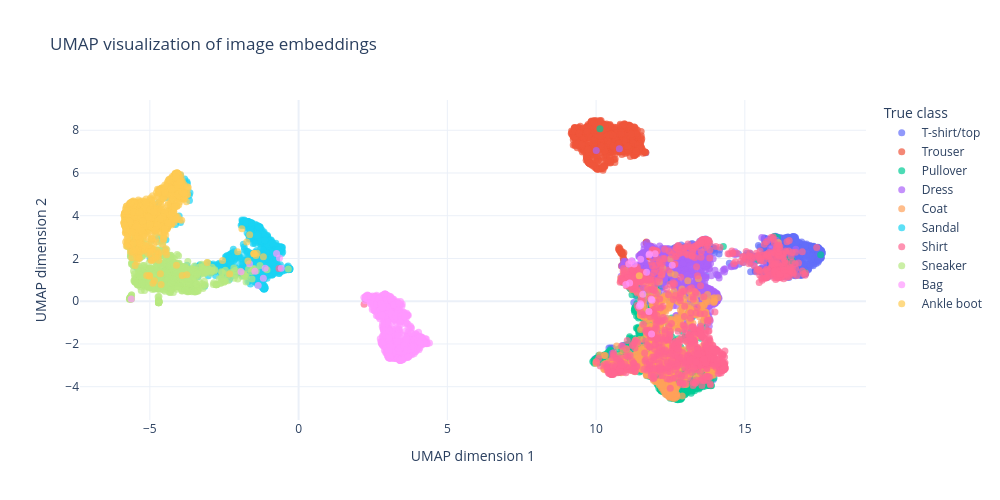

The code cell stored with this chart in its notebook:
### Code cell
import plotly.graph_objects as go

fig = go.Figure()

for class_idx, class_name in enumerate(CLASS_NAMES):
    class_mask = labels_np == class_idx

    fig.add_trace(
        go.Scatter(
            x=reduced_emb_dim[class_mask, 0],
            y=reduced_emb_dim[class_mask, 1],
            mode="markers",
            name=class_name,
            marker=dict(
                size=7,
                opacity=0.7
            )
        )
    )
fig.update_layout(
    title="UMAP visualization of image embeddings",
    xaxis_title="UMAP dimension 1",
    yaxis_title="UMAP dimension 2",
    width=1000,
    height=500,
    legend_title="True class",
    template="plotly_white"
)

fig.show()

### Figure 1 — Plotly figure (JSON) as saved in the notebook; plotly's stock layout.template omitted (floating-point values rounded to 4 significant figures; data arrays with more than 128 entries replaced by an {"elided": "..."} marker saying what was removed)
{"data": [{"marker": {"opacity": 0.7, "size": 7}, "mode": "markers", "name": "T-shirt/top", "type": "scatter", "x": {"elided": "1000 float values"}, "y": {"elided": "1000 float values"}}, {"marker": {"opacity": 0.7, "size": 7}, "mode": "markers", "name": "Trouser", "type": "scatter", "x": {"elided": "1000 float values"}, "y": {"elided": "1000 float values"}}, {"marker": {"opacity": 0.7, "size": 7}, "mode": "markers", "name": "Pullover", "type": "scatter", "x": {"elided": "1000 float values"}, "y": {"elided": "1000 float values"}}, {"marker": {"opacity": 0.7, "size": 7}, "mode": "markers", "name": "Dress", "type": "scatter", "x": {"elided": "1000 float values"}, "y": {"elided": "1000 float values"}}, {"marker": {"opacity": 0.7, "size": 7}, "mode": "markers", "name": "Coat", "type": "scatter", "x": {"elided": "1000 float values"}, "y": {"elided": "1000 float values"}}, {"marker": {"opacity": 0.7, "size": 7}, "mode": "markers", "name": "Sandal", "type": "scatter", "x": {"elided": "1000 float values"}, "y": {"elided": "1000 float values"}}, {"marker": {"opacity": 0.7, "size": 7}, "mode": "markers", "name": "Shirt", "type": "scatter", "x": {"elided": "1000 float values"}, "y": {"elided": "1000 float values"}}, {"marker": {"opacity": 0.7, "size": 7}, "mode": "markers", "name": "Sneaker", "type": "scatter", "x": {"elided": "1000 float values"}, "y": {"elided": "1000 float values"}}, {"marker": {"opacity": 0.7, "size": 7}, "mode": "markers", "name": "Bag", "type": "scatter", "x": {"elided": "1000 float values"}, "y": {"elided": "1000 float values"}}, {"marker": {"opacity": 0.7, "size": 7}, "mode": "markers", "name": "Ankle boot", "type": "scatter", "x": {"elided": "1000 float values"}, "y": {"elided": "1000 float values"}}], "layout": {"height": 500, "legend": {"title": {"text": "True class"}}, "title": {"text": "UMAP visualization of image embeddings"}, "width": 1000, "xaxis": {"title": {"text": "UMAP dimension 1"}}, "yaxis": {"title": {"text": "UMAP dimension 2"}}}}
